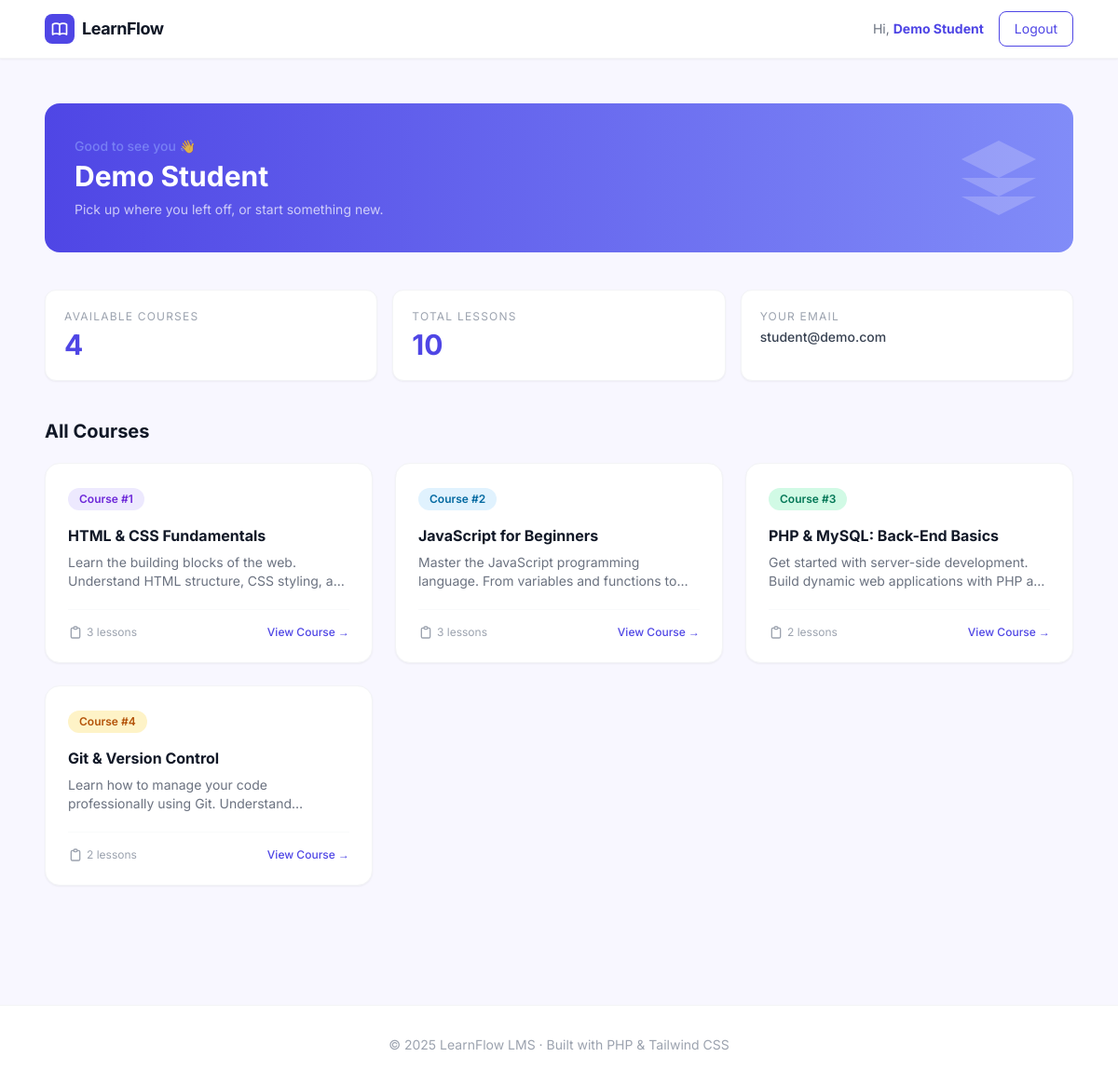
/dashboard.php (signed in), run on the app's committed database.
### tables this page shows
CREATE TABLE IF NOT EXISTS courses (
    id          INT UNSIGNED AUTO_INCREMENT PRIMARY KEY,
    title       VARCHAR(255) NOT NULL,
    description TEXT,
    created_at  TIMESTAMP DEFAULT CURRENT_TIMESTAMP
);

### includes/auth.php (called while the page is built, shortened)
<?php
function currentUser() {
    return [
        'id'   => $_SESSION['user_id'],
        'name' => $_SESSION['user_name'],
        'email'=> $_SESSION['user_email'],
    ];
}

### dashboard.php (the view, shortened to what this page needs)
<?php
require_once __DIR__ . '/includes/db.php';
require_once __DIR__ . '/includes/auth.php';
require_once __DIR__ . '/includes/layout.php';
$user = currentUser();
$courses = $pdo->query("
    SELECT c.*, COUNT(l.id) AS lesson_count
    FROM courses c
    LEFT JOIN lessons l ON l.course_id = c.id
    GROUP BY c.id
    ORDER BY c.id ASC
")->fetchAll();
renderHead('Dashboard');
renderNav(true, $user['name']);
?>
<main class="max-w-6xl mx-auto px-6 py-12">
  <div class="mb-10 bg-gradient-to-r from-brand to-brand-light rounded-2xl p-8 text-white flex items-center justify-between">
    <div>
      <p class="text-brand-light/80 text-sm font-medium mb-1">Good to see you 👋</p>
      <h1 class="text-3xl font-bold"><?= htmlspecialchars($user['name']) ?></h1>
      <p class="mt-2 text-white/70 text-sm">Pick up where you left off, or start something new.</p>
    </div>
    <div class="hidden md:block opacity-20">
      <svg class="w-24 h-24" fill="currentColor" viewBox="0 0 24 24">
        <path d="M12 2L2 7l10 5 10-5-10-5zM2 17l10 5 10-5M2 12l10 5 10-5"/>
      </svg>
    </div>
  </div>
  <div class="grid grid-cols-2 md:grid-cols-3 gap-4 mb-10">
    <div class="bg-white rounded-xl border border-gray-100 p-5 shadow-sm">
      <p class="text-xs text-gray-400 uppercase tracking-widest">Available Courses</p>
      <p class="text-3xl font-bold text-brand mt-1"><?= count($courses) ?></p>
    </div>
    <div class="bg-white rounded-xl border border-gray-100 p-5 shadow-sm">
      <p class="text-xs text-gray-400 uppercase tracking-widest">Total Lessons</p>
      <p class="text-3xl font-bold text-brand mt-1">
        <?= array_sum(array_column($courses, 'lesson_count')) ?>
      </p>
    </div>
    <div class="bg-white rounded-xl border border-gray-100 p-5 shadow-sm col-span-2 md:col-span-1">
      <p class="text-xs text-gray-400 uppercase tracking-widest">Your Email</p>
      <p class="text-sm font-medium text-gray-700 mt-1 truncate"><?= htmlspecialchars($user['email']) ?></p>
    </div>
  </div>
  <h2 class="text-xl font-bold text-gray-900 mb-5">All Courses</h2>
  <?php if (!$courses): ?>
    <div class="text-center py-20 text-gray-400">
      <svg class="w-12 h-12 mx-auto mb-3 opacity-40" fill="none" stroke="currentColor" viewBox="0 0 24 24">
        <path stroke-linecap="round" stroke-linejoin="round" stroke-width="2" d="M9.172 16.172a4 4 0 015.656 0M9 10h.01M15 10h.01M21 12a9 9 0 11-18 0 9 9 0 0118 0z"/>
      </svg>
      <p>No courses available yet.</p>
    </div>
  <?php else: ?>
    <div class="grid grid-cols-1 md:grid-cols-2 lg:grid-cols-3 gap-6">
      <?php foreach ($courses as $course):
        $accents = ['bg-violet-100 text-violet-700', 'bg-sky-100 text-sky-700', 'bg-emerald-100 text-emerald-700',
                    'bg-amber-100 text-amber-700', 'bg-rose-100 text-rose-700', 'bg-indigo-100 text-indigo-700'];
        $accent = $accents[($course['id'] - 1) % count($accents)];
      ?>
      <a href="/lms/course.php?id=<?= $course['id'] ?>"
        class="bg-white rounded-2xl border border-gray-100 shadow-sm p-6 card-hover flex flex-col group">
        <div class="mb-4">
          <span class="inline-block text-xs font-semibold px-3 py-1 rounded-full <?= $accent ?>">
            Course #<?= $course['id'] ?>
          </span>
        </div>
        <h3 class="text-base font-bold text-gray-900 group-hover:text-brand transition leading-snug mb-2">
          <?= htmlspecialchars($course['title']) ?>
        </h3>
        <p class="text-sm text-gray-500 flex-1 line-clamp-2">
          <?= htmlspecialchars($course['description']) ?>
        </p>
        <div class="mt-5 flex items-center justify-between text-xs text-gray-400 border-t border-gray-50 pt-4">
          <span class="flex items-center gap-1">
            <svg class="w-4 h-4" fill="none" stroke="currentColor" viewBox="0 0 24 24">
              <path stroke-linecap="round" stroke-linejoin="round" stroke-width="2"
                d="M9 5H7a2 2 0 00-2 2v12a2 2 0 002 2h10a2 2 0 002-2V7a2 2 0 00-2-2h-2M9 5a2 2 0 002 2h2a2 2 0 002-2M9 5a2 2 0 012-2h2a2 2 0 012 2"/>
            </svg>
            <?= $course['lesson_count'] ?> lessons
          </span>
          <span class="text-brand font-medium group-hover:underline">View Course →</span>
        </div>
      </a>
      <?php endforeach; ?>
    </div>
  <?php endif; ?>
</main>
<?php renderFooter(); ?>

### includes/layout.php
<?php
function renderHead(string $title = 'LearnFlow LMS') {
    echo <<<HTML
<!DOCTYPE html>
<html lang="en">
<head>
  <meta charset="UTF-8">
  <meta name="viewport" content="width=device-width, initial-scale=1.0">
  <title>{$title} · LearnFlow</title>
  <script src="https://cdn.tailwindcss.com"></script>
  <script>
    tailwind.config = {
      theme: {
        extend: {
          colors: {
            brand: { DEFAULT: '#4F46E5', light: '#818CF8', dark: '#3730A3' },
            surface: '#F8F7FF',
          },
          fontFamily: {
            sans: ['Inter', 'ui-sans-serif', 'system-ui'],
          }
        }
      }
    }
  </script>
  <link href="https://fonts.googleapis.com/css2?family=Inter:wght@400;500;600;700&display=swap" rel="stylesheet">
  <style>
    body { background-color: #F8F7FF; }
    .card-hover { transition: box-shadow 0.2s, transform 0.2s; }
    .card-hover:hover { box-shadow: 0 8px 30px rgba(79,70,229,0.15); transform: translateY(-2px); }
  </style>
</head>
<body class="font-sans text-gray-800 min-h-screen">
HTML;
}
function renderNav(bool $loggedIn = false, string $userName = '') {
    $right = $loggedIn
        ? '<span class="text-sm text-gray-500">Hi, <strong class="text-brand">' . htmlspecialchars($userName) . '</strong></span>
           <a href="/lms/logout.php" class="text-sm px-4 py-2 rounded-lg border border-brand text-brand hover:bg-brand hover:text-white transition">Logout</a>'
        : '<a href="/lms/login.php" class="text-sm text-gray-600 hover:text-brand transition">Login</a>
           <a href="/lms/register.php" class="text-sm px-4 py-2 bg-brand text-white rounded-lg hover:bg-brand-dark transition">Register</a>';
    echo <<<HTML
<nav class="bg-white border-b border-gray-100 sticky top-0 z-50 shadow-sm">
  <div class="max-w-6xl mx-auto px-6 py-3 flex items-center justify-between">
    <a href="/lms/" class="flex items-center gap-2">
      <div class="w-8 h-8 bg-brand rounded-lg flex items-center justify-center">
        <svg class="w-5 h-5 text-white" fill="none" stroke="currentColor" viewBox="0 0 24 24">
          <path stroke-linecap="round" stroke-linejoin="round" stroke-width="2" d="M12 6.253v13m0-13C10.832 5.477 9.246 5 7.5 5S4.168 5.477 3 6.253v13C4.168 18.477 5.754 18 7.5 18s3.332.477 4.5 1.253m0-13C13.168 5.477 14.754 5 16.5 5c1.746 0 3.332.477 4.5 1.253v13C19.832 18.477 18.246 18 16.5 18c-1.746 0-3.332.477-4.5 1.253"/>
        </svg>
      </div>
      <span class="font-bold text-gray-900 text-lg tracking-tight">LearnFlow</span>
    </a>
    <div class="flex items-center gap-4">{$right}</div>
  </div>
</nav>
HTML;
}
function renderFooter() {
    echo <<<HTML
<footer class="mt-20 py-8 border-t border-gray-100 bg-white">
  <div class="max-w-6xl mx-auto px-6 text-center text-sm text-gray-400">
    &copy; 2025 LearnFlow LMS · Built with PHP & Tailwind CSS
  </div>
</footer>
</body>
</html>
HTML;
}

### includes/layout.php (style rules this page uses)
body { background-color: #F8F7FF; }
.card-hover { transition: box-shadow 0.2s, transform 0.2s; }

### data on the page
courses: id "1", title "HTML & CSS Fundamentals", description "Learn the building blocks of the web. Understand HTML structure, CSS styling,…", lesson_count "3"
courses: id "2", title "JavaScript for Beginners", description "Master the JavaScript programming language. From variables and functions…", lesson_count "3"
courses: id "3", title "PHP & MySQL: Back-End Basics", description "Get started with server-side development. Build dynamic web applications with PHP…", lesson_count "2"
courses: id "4", title "Git & Version Control", description "Learn how to manage your code professionally using Git.…", lesson_count "2"

### other printed values
$userName "Demo Student"
$user['name'] "Demo Student"
count($courses) "4"
array_sum(array_column($courses, 'lesson_count')) "10"
$user['email'] "student@demo.com"
